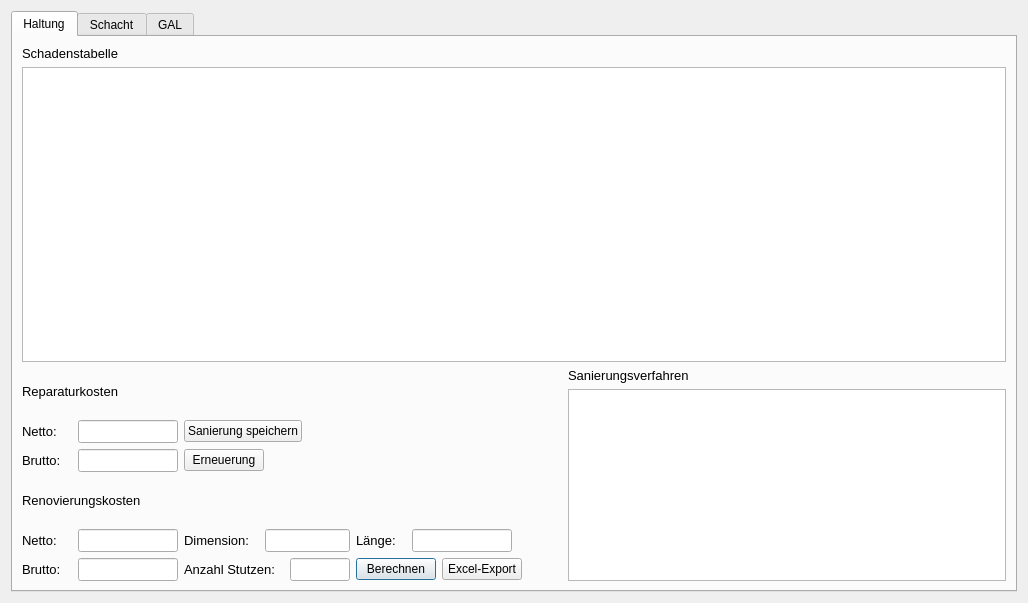
<?xml version="1.0" encoding="UTF-8"?>
<ui version="4.0">
 <class>Dialog</class>
 <widget class="QDialog" name="Dialog">
  <property name="windowModality">
   <enum>Qt::WindowModal</enum>
  </property>
  <property name="geometry">
   <rect>
    <x>0</x>
    <y>0</y>
    <width>1028</width>
    <height>603</height>
   </rect>
  </property>
  <property name="windowTitle">
   <string>Sanierungstool</string>
  </property>
  <layout class="QGridLayout" name="gridLayout">
   <item row="0" column="0">
    <widget class="QTabWidget" name="tabWidget">
     <property name="currentIndex">
      <number>0</number>
     </property>
     <widget class="QWidget" name="tab">
      <attribute name="title">
       <string>Haltung</string>
      </attribute>
      <layout class="QGridLayout" name="gridLayout_2">
       <item row="2" column="0">
        <layout class="QVBoxLayout" name="verticalLayout_2">
         <item>
          <widget class="QLabel" name="label_8">
           <property name="font">
            <font>
             <family>Tahoma</family>
             <pointsize>10</pointsize>
            </font>
           </property>
           <property name="text">
            <string>Renovierungskosten</string>
           </property>
          </widget>
         </item>
         <item>
          <layout class="QHBoxLayout" name="horizontalLayout_8">
           <item>
            <layout class="QHBoxLayout" name="horizontalLayout_3">
             <item>
              <widget class="QLabel" name="label_6">
               <property name="minimumSize">
                <size>
                 <width>50</width>
                 <height>0</height>
                </size>
               </property>
               <property name="maximumSize">
                <size>
                 <width>50</width>
                 <height>16777215</height>
                </size>
               </property>
               <property name="font">
                <font>
                 <family>Tahoma</family>
                 <pointsize>10</pointsize>
                </font>
               </property>
               <property name="text">
                <string>Netto:</string>
               </property>
              </widget>
             </item>
             <item>
              <widget class="QLineEdit" name="Renovierungskosten">
               <property name="minimumSize">
                <size>
                 <width>100</width>
                 <height>0</height>
                </size>
               </property>
               <property name="maximumSize">
                <size>
                 <width>100</width>
                 <height>16777215</height>
                </size>
               </property>
               <property name="font">
                <font>
                 <family>Tahoma</family>
                 <pointsize>10</pointsize>
                </font>
               </property>
               <property name="text">
                <string/>
               </property>
              </widget>
             </item>
            </layout>
           </item>
           <item>
            <layout class="QHBoxLayout" name="horizontalLayout_5">
             <item>
              <widget class="QLabel" name="label_10">
               <property name="minimumSize">
                <size>
                 <width>75</width>
                 <height>0</height>
                </size>
               </property>
               <property name="maximumSize">
                <size>
                 <width>75</width>
                 <height>16777215</height>
                </size>
               </property>
               <property name="font">
                <font>
                 <family>Tahoma</family>
                 <pointsize>10</pointsize>
                </font>
               </property>
               <property name="text">
                <string>Dimension:</string>
               </property>
              </widget>
             </item>
             <item>
              <widget class="QLineEdit" name="Dimension_Renovierung">
               <property name="minimumSize">
                <size>
                 <width>85</width>
                 <height>0</height>
                </size>
               </property>
               <property name="maximumSize">
                <size>
                 <width>85</width>
                 <height>16777215</height>
                </size>
               </property>
               <property name="font">
                <font>
                 <family>Tahoma</family>
                 <pointsize>10</pointsize>
                </font>
               </property>
               <property name="text">
                <string/>
               </property>
              </widget>
             </item>
            </layout>
           </item>
           <item>
            <layout class="QHBoxLayout" name="horizontalLayout_7">
             <item>
              <widget class="QLabel" name="label_11">
               <property name="minimumSize">
                <size>
                 <width>50</width>
                 <height>0</height>
                </size>
               </property>
               <property name="maximumSize">
                <size>
                 <width>50</width>
                 <height>16777215</height>
                </size>
               </property>
               <property name="font">
                <font>
                 <family>Tahoma</family>
                 <pointsize>10</pointsize>
                </font>
               </property>
               <property name="text">
                <string>Länge:</string>
               </property>
              </widget>
             </item>
             <item>
              <widget class="QLineEdit" name="Laenge_Renovierung">
               <property name="minimumSize">
                <size>
                 <width>100</width>
                 <height>0</height>
                </size>
               </property>
               <property name="maximumSize">
                <size>
                 <width>100</width>
                 <height>16777215</height>
                </size>
               </property>
               <property name="font">
                <font>
                 <family>Tahoma</family>
                 <pointsize>10</pointsize>
                </font>
               </property>
               <property name="text">
                <string/>
               </property>
              </widget>
             </item>
             <item>
              <spacer name="horizontalSpacer_3">
               <property name="orientation">
                <enum>Qt::Horizontal</enum>
               </property>
               <property name="sizeHint" stdset="0">
                <size>
                 <width>40</width>
                 <height>20</height>
                </size>
               </property>
              </spacer>
             </item>
            </layout>
           </item>
          </layout>
         </item>
         <item>
          <layout class="QHBoxLayout" name="horizontalLayout_9">
           <item>
            <layout class="QHBoxLayout" name="horizontalLayout_4">
             <item>
              <widget class="QLabel" name="label_7">
               <property name="minimumSize">
                <size>
                 <width>50</width>
                 <height>0</height>
                </size>
               </property>
               <property name="maximumSize">
                <size>
                 <width>50</width>
                 <height>16777215</height>
                </size>
               </property>
               <property name="font">
                <font>
                 <family>Tahoma</family>
                 <pointsize>10</pointsize>
                </font>
               </property>
               <property name="text">
                <string>Brutto:</string>
               </property>
              </widget>
             </item>
             <item>
              <widget class="QLineEdit" name="Renovierungskosten_2">
               <property name="minimumSize">
                <size>
                 <width>100</width>
                 <height>0</height>
                </size>
               </property>
               <property name="maximumSize">
                <size>
                 <width>100</width>
                 <height>16777215</height>
                </size>
               </property>
               <property name="font">
                <font>
                 <family>Tahoma</family>
                 <pointsize>10</pointsize>
                </font>
               </property>
               <property name="text">
                <string/>
               </property>
              </widget>
             </item>
            </layout>
           </item>
           <item>
            <layout class="QHBoxLayout" name="horizontalLayout_6">
             <item>
              <widget class="QLabel" name="label_9">
               <property name="minimumSize">
                <size>
                 <width>100</width>
                 <height>0</height>
                </size>
               </property>
               <property name="maximumSize">
                <size>
                 <width>100</width>
                 <height>16777215</height>
                </size>
               </property>
               <property name="font">
                <font>
                 <family>Tahoma</family>
                 <pointsize>10</pointsize>
                </font>
               </property>
               <property name="text">
                <string>Anzahl Stutzen:</string>
               </property>
              </widget>
             </item>
             <item>
              <widget class="QLineEdit" name="Anzahl_Stutzen">
               <property name="minimumSize">
                <size>
                 <width>60</width>
                 <height>0</height>
                </size>
               </property>
               <property name="maximumSize">
                <size>
                 <width>60</width>
                 <height>16777215</height>
                </size>
               </property>
               <property name="font">
                <font>
                 <family>Tahoma</family>
                 <pointsize>10</pointsize>
                </font>
               </property>
               <property name="text">
                <string/>
               </property>
              </widget>
             </item>
            </layout>
           </item>
           <item>
            <widget class="QPushButton" name="Berechnung_Renovierung">
             <property name="text">
              <string>Berechnen</string>
             </property>
            </widget>
           </item>
           <item>
            <widget class="QPushButton" name="Export_Renovierung">
             <property name="text">
              <string>Excel-Export</string>
             </property>
            </widget>
           </item>
           <item>
            <spacer name="horizontalSpacer_4">
             <property name="orientation">
              <enum>Qt::Horizontal</enum>
             </property>
             <property name="sizeHint" stdset="0">
              <size>
               <width>40</width>
               <height>20</height>
              </size>
             </property>
            </spacer>
           </item>
          </layout>
         </item>
        </layout>
       </item>
       <item row="0" column="0" colspan="2">
        <layout class="QVBoxLayout" name="verticalLayout_4">
         <item>
          <widget class="QLabel" name="label">
           <property name="font">
            <font>
             <family>Tahoma</family>
             <pointsize>10</pointsize>
            </font>
           </property>
           <property name="text">
            <string>Schadenstabelle</string>
           </property>
          </widget>
         </item>
         <item>
          <widget class="QTableWidget" name="Schadenstabelle"/>
         </item>
        </layout>
       </item>
       <item row="1" column="1" rowspan="2">
        <layout class="QVBoxLayout" name="verticalLayout">
         <item>
          <widget class="QLabel" name="label_2">
           <property name="font">
            <font>
             <family>Tahoma</family>
             <pointsize>10</pointsize>
            </font>
           </property>
           <property name="text">
            <string>Sanierungsverfahren</string>
           </property>
          </widget>
         </item>
         <item>
          <widget class="QTableWidget" name="Sanierungsverfahren">
           <attribute name="horizontalHeaderDefaultSectionSize">
            <number>120</number>
           </attribute>
          </widget>
         </item>
        </layout>
       </item>
       <item row="1" column="0">
        <layout class="QVBoxLayout" name="verticalLayout_3">
         <item>
          <widget class="QLabel" name="label_3">
           <property name="font">
            <font>
             <family>Tahoma</family>
             <pointsize>10</pointsize>
            </font>
           </property>
           <property name="text">
            <string>Reparaturkosten</string>
           </property>
          </widget>
         </item>
         <item>
          <layout class="QHBoxLayout" name="horizontalLayout">
           <item>
            <widget class="QLabel" name="label_4">
             <property name="minimumSize">
              <size>
               <width>50</width>
               <height>0</height>
              </size>
             </property>
             <property name="maximumSize">
              <size>
               <width>50</width>
               <height>16777215</height>
              </size>
             </property>
             <property name="font">
              <font>
               <family>Tahoma</family>
               <pointsize>10</pointsize>
              </font>
             </property>
             <property name="text">
              <string>Netto:</string>
             </property>
            </widget>
           </item>
           <item>
            <widget class="QLineEdit" name="Sanierungskosten">
             <property name="minimumSize">
              <size>
               <width>100</width>
               <height>0</height>
              </size>
             </property>
             <property name="maximumSize">
              <size>
               <width>100</width>
               <height>16777215</height>
              </size>
             </property>
             <property name="font">
              <font>
               <family>Tahoma</family>
               <pointsize>10</pointsize>
              </font>
             </property>
            </widget>
           </item>
           <item>
            <widget class="QPushButton" name="save_Sanierung">
             <property name="text">
              <string>Sanierung speichern</string>
             </property>
            </widget>
           </item>
           <item>
            <spacer name="horizontalSpacer">
             <property name="orientation">
              <enum>Qt::Horizontal</enum>
             </property>
             <property name="sizeHint" stdset="0">
              <size>
               <width>40</width>
               <height>20</height>
              </size>
             </property>
            </spacer>
           </item>
          </layout>
         </item>
         <item>
          <layout class="QHBoxLayout" name="horizontalLayout_2">
           <item>
            <widget class="QLabel" name="label_5">
             <property name="minimumSize">
              <size>
               <width>50</width>
               <height>0</height>
              </size>
             </property>
             <property name="maximumSize">
              <size>
               <width>50</width>
               <height>16777215</height>
              </size>
             </property>
             <property name="font">
              <font>
               <family>Tahoma</family>
               <pointsize>10</pointsize>
              </font>
             </property>
             <property name="text">
              <string>Brutto:</string>
             </property>
            </widget>
           </item>
           <item>
            <widget class="QLineEdit" name="Sanierungskosten_2">
             <property name="minimumSize">
              <size>
               <width>100</width>
               <height>0</height>
              </size>
             </property>
             <property name="maximumSize">
              <size>
               <width>100</width>
               <height>16777215</height>
              </size>
             </property>
             <property name="font">
              <font>
               <family>Tahoma</family>
               <pointsize>10</pointsize>
              </font>
             </property>
            </widget>
           </item>
           <item>
            <widget class="QPushButton" name="Erneuerung">
             <property name="text">
              <string>Erneuerung</string>
             </property>
            </widget>
           </item>
           <item>
            <spacer name="horizontalSpacer_2">
             <property name="orientation">
              <enum>Qt::Horizontal</enum>
             </property>
             <property name="sizeHint" stdset="0">
              <size>
               <width>40</width>
               <height>20</height>
              </size>
             </property>
            </spacer>
           </item>
          </layout>
         </item>
        </layout>
       </item>
      </layout>
     </widget>
     <widget class="QWidget" name="tab_2">
      <attribute name="title">
       <string>Schacht</string>
      </attribute>
      <layout class="QGridLayout" name="gridLayout_3">
       <item row="0" column="0" colspan="2">
        <layout class="QVBoxLayout" name="verticalLayout_6">
         <item>
          <widget class="QLabel" name="label_18">
           <property name="font">
            <font>
             <family>Tahoma</family>
             <pointsize>10</pointsize>
            </font>
           </property>
           <property name="text">
            <string>Schadenstabelle</string>
           </property>
          </widget>
         </item>
         <item>
          <widget class="QTableWidget" name="Schadenstabelle_schacht"/>
         </item>
        </layout>
       </item>
       <item row="1" column="1" rowspan="2">
        <layout class="QVBoxLayout" name="verticalLayout_8">
         <item>
          <widget class="QLabel" name="label_22">
           <property name="font">
            <font>
             <family>Tahoma</family>
             <pointsize>10</pointsize>
            </font>
           </property>
           <property name="text">
            <string>Sanierungsverfahren</string>
           </property>
          </widget>
         </item>
         <item>
          <widget class="QTableWidget" name="Sanierungsverfahren_schacht">
           <attribute name="horizontalHeaderDefaultSectionSize">
            <number>120</number>
           </attribute>
          </widget>
         </item>
        </layout>
       </item>
       <item row="2" column="0">
        <layout class="QVBoxLayout" name="verticalLayout_5">
         <item>
          <widget class="QLabel" name="label_12">
           <property name="font">
            <font>
             <family>Tahoma</family>
             <pointsize>10</pointsize>
            </font>
           </property>
           <property name="text">
            <string/>
           </property>
          </widget>
         </item>
         <item>
          <layout class="QHBoxLayout" name="horizontalLayout_14">
           <item>
            <widget class="QPushButton" name="Export_Renovierung_schacht">
             <property name="text">
              <string>Excel-Export</string>
             </property>
            </widget>
           </item>
           <item>
            <spacer name="horizontalSpacer_6">
             <property name="orientation">
              <enum>Qt::Horizontal</enum>
             </property>
             <property name="sizeHint" stdset="0">
              <size>
               <width>40</width>
               <height>20</height>
              </size>
             </property>
            </spacer>
           </item>
          </layout>
         </item>
        </layout>
       </item>
       <item row="1" column="0">
        <layout class="QVBoxLayout" name="verticalLayout_7">
         <item>
          <widget class="QLabel" name="label_19">
           <property name="font">
            <font>
             <family>Tahoma</family>
             <pointsize>10</pointsize>
            </font>
           </property>
           <property name="text">
            <string>Reparaturkosten</string>
           </property>
          </widget>
         </item>
         <item>
          <layout class="QHBoxLayout" name="horizontalLayout_17">
           <item>
            <widget class="QLabel" name="label_20">
             <property name="minimumSize">
              <size>
               <width>50</width>
               <height>0</height>
              </size>
             </property>
             <property name="maximumSize">
              <size>
               <width>50</width>
               <height>16777215</height>
              </size>
             </property>
             <property name="font">
              <font>
               <family>Tahoma</family>
               <pointsize>10</pointsize>
              </font>
             </property>
             <property name="text">
              <string>Netto:</string>
             </property>
            </widget>
           </item>
           <item>
            <widget class="QLineEdit" name="Sanierungskosten_schacht">
             <property name="minimumSize">
              <size>
               <width>100</width>
               <height>0</height>
              </size>
             </property>
             <property name="maximumSize">
              <size>
               <width>100</width>
               <height>16777215</height>
              </size>
             </property>
             <property name="font">
              <font>
               <family>Tahoma</family>
               <pointsize>10</pointsize>
              </font>
             </property>
            </widget>
           </item>
           <item>
            <spacer name="horizontalSpacer_7">
             <property name="orientation">
              <enum>Qt::Horizontal</enum>
             </property>
             <property name="sizeHint" stdset="0">
              <size>
               <width>40</width>
               <height>20</height>
              </size>
             </property>
            </spacer>
           </item>
          </layout>
         </item>
         <item>
          <layout class="QHBoxLayout" name="horizontalLayout_18">
           <item>
            <widget class="QLabel" name="label_21">
             <property name="minimumSize">
              <size>
               <width>50</width>
               <height>0</height>
              </size>
             </property>
             <property name="maximumSize">
              <size>
               <width>50</width>
               <height>16777215</height>
              </size>
             </property>
             <property name="font">
              <font>
               <family>Tahoma</family>
               <pointsize>10</pointsize>
              </font>
             </property>
             <property name="text">
              <string>Brutto:</string>
             </property>
            </widget>
           </item>
           <item>
            <widget class="QLineEdit" name="Sanierungskosten_schacht_2">
             <property name="minimumSize">
              <size>
               <width>100</width>
               <height>0</height>
              </size>
             </property>
             <property name="maximumSize">
              <size>
               <width>100</width>
               <height>16777215</height>
              </size>
             </property>
             <property name="font">
              <font>
               <family>Tahoma</family>
               <pointsize>10</pointsize>
              </font>
             </property>
            </widget>
           </item>
           <item>
            <spacer name="horizontalSpacer_8">
             <property name="orientation">
              <enum>Qt::Horizontal</enum>
             </property>
             <property name="sizeHint" stdset="0">
              <size>
               <width>40</width>
               <height>20</height>
              </size>
             </property>
            </spacer>
           </item>
          </layout>
         </item>
        </layout>
       </item>
      </layout>
     </widget>
     <widget class="QWidget" name="tab">
      <attribute name="title">
       <string>GAL</string>
      </attribute>
      <layout class="QGridLayout" name="gridLayout_2">
       <item row="0" column="0" colspan="2">
        <layout class="QVBoxLayout" name="verticalLayout_4">
         <item>
          <widget class="QLabel" name="label">
           <property name="font">
            <font>
             <family>Tahoma</family>
             <pointsize>10</pointsize>
            </font>
           </property>
           <property name="text">
            <string>Schadenstabelle</string>
           </property>
          </widget>
         </item>
         <item>
          <widget class="QTableWidget" name="Schadenstabelle_gal"/>
         </item>
        </layout>
       </item>
       <item row="1" column="0">
        <layout class="QVBoxLayout" name="verticalLayout_3">
         <item>
          <widget class="QLabel" name="label_3">
           <property name="font">
            <font>
             <family>Tahoma</family>
             <pointsize>10</pointsize>
            </font>
           </property>
           <property name="text">
            <string>Reparaturkosten</string>
           </property>
          </widget>
         </item>
         <item>
          <layout class="QHBoxLayout" name="horizontalLayout">
           <item>
            <widget class="QLabel" name="label_4">
             <property name="minimumSize">
              <size>
               <width>50</width>
               <height>0</height>
              </size>
             </property>
             <property name="maximumSize">
              <size>
               <width>50</width>
               <height>16777215</height>
              </size>
             </property>
             <property name="font">
              <font>
               <family>Tahoma</family>
               <pointsize>10</pointsize>
              </font>
             </property>
             <property name="text">
              <string>Netto:</string>
             </property>
            </widget>
           </item>
           <item>
            <widget class="QLineEdit" name="Sanierungskosten_gal">
             <property name="minimumSize">
              <size>
               <width>100</width>
               <height>0</height>
              </size>
             </property>
             <property name="maximumSize">
              <size>
               <width>100</width>
               <height>16777215</height>
              </size>
             </property>
             <property name="font">
              <font>
               <family>Tahoma</family>
               <pointsize>10</pointsize>
              </font>
             </property>
            </widget>
           </item>
           <item>
            <spacer name="horizontalSpacer">
             <property name="orientation">
              <enum>Qt::Horizontal</enum>
             </property>
             <property name="sizeHint" stdset="0">
              <size>
               <width>40</width>
               <height>20</height>
              </size>
             </property>
            </spacer>
           </item>
          </layout>
         </item>
         <item>
          <layout class="QHBoxLayout" name="horizontalLayout_2">
           <item>
            <widget class="QLabel" name="label_5">
             <property name="minimumSize">
              <size>
               <width>50</width>
               <height>0</height>
              </size>
             </property>
             <property name="maximumSize">
              <size>
               <width>50</width>
               <height>16777215</height>
              </size>
             </property>
             <property name="font">
              <font>
               <family>Tahoma</family>
               <pointsize>10</pointsize>
              </font>
             </property>
             <property name="text">
              <string>Brutto:</string>
             </property>
            </widget>
           </item>
           <item>
            <widget class="QLineEdit" name="Sanierungskosten_gal_2">
             <property name="minimumSize">
              <size>
               <width>100</width>
               <height>0</height>
              </size>
             </property>
             <property name="maximumSize">
              <size>
               <width>100</width>
               <height>16777215</height>
              </size>
             </property>
             <property name="font">
              <font>
               <family>Tahoma</family>
               <pointsize>10</pointsize>
              </font>
             </property>
            </widget>
           </item>
           <item>
            <spacer name="horizontalSpacer_2">
             <property name="orientation">
              <enum>Qt::Horizontal</enum>
             </property>
             <property name="sizeHint" stdset="0">
              <size>
               <width>40</width>
               <height>20</height>
              </size>
             </property>
            </spacer>
           </item>
          </layout>
         </item>
        </layout>
       </item>
       <item row="1" column="1" rowspan="2">
        <layout class="QVBoxLayout" name="verticalLayout">
         <item>
          <widget class="QLabel" name="label_2">
           <property name="font">
            <font>
             <family>Tahoma</family>
             <pointsize>10</pointsize>
            </font>
           </property>
           <property name="text">
            <string>Sanierungsverfahren</string>
           </property>
          </widget>
         </item>
         <item>
          <widget class="QTableWidget" name="Sanierungsverfahren_gal">
           <attribute name="horizontalHeaderDefaultSectionSize">
            <number>120</number>
           </attribute>
          </widget>
         </item>
        </layout>
       </item>
       <item row="2" column="0">
        <layout class="QVBoxLayout" name="verticalLayout_2">
         <item>
          <widget class="QLabel" name="label_8">
           <property name="font">
            <font>
             <family>Tahoma</family>
             <pointsize>10</pointsize>
            </font>
           </property>
           <property name="text">
            <string>Renovierungskosten</string>
           </property>
          </widget>
         </item>
         <item>
          <layout class="QHBoxLayout" name="horizontalLayout_8">
           <item>
            <layout class="QHBoxLayout" name="horizontalLayout_3">
             <item>
              <widget class="QLabel" name="label_6">
               <property name="minimumSize">
                <size>
                 <width>50</width>
                 <height>0</height>
                </size>
               </property>
               <property name="maximumSize">
                <size>
                 <width>50</width>
                 <height>16777215</height>
                </size>
               </property>
               <property name="font">
                <font>
                 <family>Tahoma</family>
                 <pointsize>10</pointsize>
                </font>
               </property>
               <property name="text">
                <string>Netto:</string>
               </property>
              </widget>
             </item>
             <item>
              <widget class="QLineEdit" name="Renovierungskosten_gal">
               <property name="minimumSize">
                <size>
                 <width>100</width>
                 <height>0</height>
                </size>
               </property>
               <property name="maximumSize">
                <size>
                 <width>100</width>
                 <height>16777215</height>
                </size>
               </property>
               <property name="font">
                <font>
                 <family>Tahoma</family>
                 <pointsize>10</pointsize>
                </font>
               </property>
               <property name="text">
                <string/>
               </property>
              </widget>
             </item>
            </layout>
           </item>
           <item>
            <layout class="QHBoxLayout" name="horizontalLayout_5">
             <item>
              <widget class="QLabel" name="label_10">
               <property name="minimumSize">
                <size>
                 <width>75</width>
                 <height>0</height>
                </size>
               </property>
               <property name="maximumSize">
                <size>
                 <width>75</width>
                 <height>16777215</height>
                </size>
               </property>
               <property name="font">
                <font>
                 <family>Tahoma</family>
                 <pointsize>10</pointsize>
                </font>
               </property>
               <property name="text">
                <string>Dimension:</string>
               </property>
              </widget>
             </item>
             <item>
              <widget class="QLineEdit" name="Dimension_Renovierung_gal">
               <property name="minimumSize">
                <size>
                 <width>85</width>
                 <height>0</height>
                </size>
               </property>
               <property name="maximumSize">
                <size>
                 <width>85</width>
                 <height>16777215</height>
                </size>
               </property>
               <property name="font">
                <font>
                 <family>Tahoma</family>
                 <pointsize>10</pointsize>
                </font>
               </property>
               <property name="text">
                <string/>
               </property>
              </widget>
             </item>
            </layout>
           </item>
           <item>
            <layout class="QHBoxLayout" name="horizontalLayout_7">
             <item>
              <widget class="QLabel" name="label_11">
               <property name="minimumSize">
                <size>
                 <width>50</width>
                 <height>0</height>
                </size>
               </property>
               <property name="maximumSize">
                <size>
                 <width>50</width>
                 <height>16777215</height>
                </size>
               </property>
               <property name="font">
                <font>
                 <family>Tahoma</family>
                 <pointsize>10</pointsize>
                </font>
               </property>
               <property name="text">
                <string>Länge:</string>
               </property>
              </widget>
             </item>
             <item>
              <widget class="QLineEdit" name="Laenge_Renovierung_gal">
               <property name="minimumSize">
                <size>
                 <width>100</width>
                 <height>0</height>
                </size>
               </property>
               <property name="maximumSize">
                <size>
                 <width>100</width>
                 <height>16777215</height>
                </size>
               </property>
               <property name="font">
                <font>
                 <family>Tahoma</family>
                 <pointsize>10</pointsize>
                </font>
               </property>
               <property name="text">
                <string/>
               </property>
              </widget>
             </item>
             <item>
              <spacer name="horizontalSpacer_3">
               <property name="orientation">
                <enum>Qt::Horizontal</enum>
               </property>
               <property name="sizeHint" stdset="0">
                <size>
                 <width>40</width>
                 <height>20</height>
                </size>
               </property>
              </spacer>
             </item>
            </layout>
           </item>
          </layout>
         </item>
         <item>
          <layout class="QHBoxLayout" name="horizontalLayout_9">
           <item>
            <layout class="QHBoxLayout" name="horizontalLayout_4">
             <item>
              <widget class="QLabel" name="label_7">
               <property name="minimumSize">
                <size>
                 <width>50</width>
                 <height>0</height>
                </size>
               </property>
               <property name="maximumSize">
                <size>
                 <width>50</width>
                 <height>16777215</height>
                </size>
               </property>
               <property name="font">
                <font>
                 <family>Tahoma</family>
                 <pointsize>10</pointsize>
                </font>
               </property>
               <property name="text">
                <string>Brutto:</string>
               </property>
              </widget>
             </item>
             <item>
              <widget class="QLineEdit" name="Renovierungskosten_gal_2">
               <property name="minimumSize">
                <size>
                 <width>100</width>
                 <height>0</height>
                </size>
               </property>
               <property name="maximumSize">
                <size>
                 <width>100</width>
                 <height>16777215</height>
                </size>
               </property>
               <property name="font">
                <font>
                 <family>Tahoma</family>
                 <pointsize>10</pointsize>
                </font>
               </property>
               <property name="text">
                <string/>
               </property>
              </widget>
             </item>
            </layout>
           </item>
           <item>
            <layout class="QHBoxLayout" name="horizontalLayout_6">
             <item>
              <widget class="QLabel" name="label_9">
               <property name="minimumSize">
                <size>
                 <width>100</width>
                 <height>0</height>
                </size>
               </property>
               <property name="maximumSize">
                <size>
                 <width>100</width>
                 <height>16777215</height>
                </size>
               </property>
               <property name="font">
                <font>
                 <family>Tahoma</family>
                 <pointsize>10</pointsize>
                </font>
               </property>
               <property name="text">
                <string>Anzahl Stutzen:</string>
               </property>
              </widget>
             </item>
             <item>
              <widget class="QLineEdit" name="Anzahl_Stutzen_gal">
               <property name="minimumSize">
                <size>
                 <width>60</width>
                 <height>0</height>
                </size>
               </property>
               <property name="maximumSize">
                <size>
                 <width>60</width>
                 <height>16777215</height>
                </size>
               </property>
               <property name="font">
                <font>
                 <family>Tahoma</family>
                 <pointsize>10</pointsize>
                </font>
               </property>
               <property name="text">
                <string/>
               </property>
              </widget>
             </item>
            </layout>
           </item>
           <item>
            <widget class="QPushButton" name="Berechnung_Renovierung">
             <property name="text">
              <string>Berechnen</string>
             </property>
            </widget>
           </item>
           <item>
            <widget class="QPushButton" name="Export_Renovierung_gal">
             <property name="text">
              <string>Excel-Export</string>
             </property>
            </widget>
           </item>
           <item>
            <spacer name="horizontalSpacer_4">
             <property name="orientation">
              <enum>Qt::Horizontal</enum>
             </property>
             <property name="sizeHint" stdset="0">
              <size>
               <width>40</width>
               <height>20</height>
              </size>
             </property>
            </spacer>
           </item>
          </layout>
         </item>
        </layout>
       </item>
      </layout>
     </widget>
    </widget>
   </item>
  </layout>
 </widget>
 <resources/>
 <connections/>
</ui>
